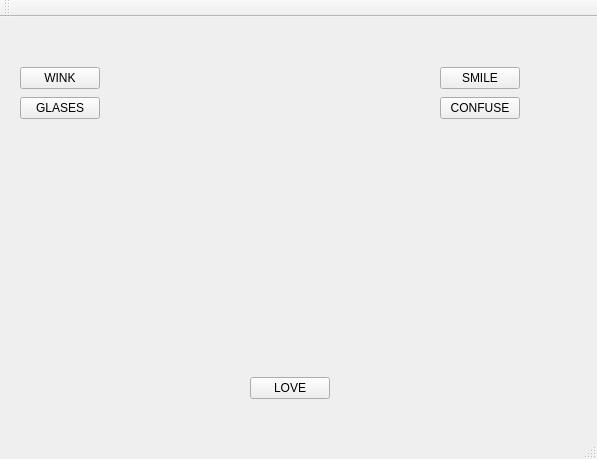
<?xml version="1.0" encoding="UTF-8"?>
<ui version="4.0">
 <class>MainWindow</class>
 <widget class="QMainWindow" name="MainWindow">
  <property name="geometry">
   <rect>
    <x>0</x>
    <y>0</y>
    <width>597</width>
    <height>459</height>
   </rect>
  </property>
  <property name="windowTitle">
   <string>MainWindow</string>
  </property>
  <widget class="QWidget" name="centralWidget">
   <widget class="QPushButton" name="SMILE">
    <property name="geometry">
     <rect>
      <x>440</x>
      <y>50</y>
      <width>80</width>
      <height>22</height>
     </rect>
    </property>
    <property name="text">
     <string>SMILE</string>
    </property>
   </widget>
   <widget class="QPushButton" name="CONFUSE">
    <property name="geometry">
     <rect>
      <x>440</x>
      <y>80</y>
      <width>80</width>
      <height>22</height>
     </rect>
    </property>
    <property name="text">
     <string>CONFUSE</string>
    </property>
   </widget>
   <widget class="QPushButton" name="LOVE">
    <property name="geometry">
     <rect>
      <x>250</x>
      <y>360</y>
      <width>80</width>
      <height>22</height>
     </rect>
    </property>
    <property name="text">
     <string>LOVE</string>
    </property>
   </widget>
   <widget class="QPushButton" name="GLASSES">
    <property name="geometry">
     <rect>
      <x>20</x>
      <y>80</y>
      <width>80</width>
      <height>22</height>
     </rect>
    </property>
    <property name="text">
     <string>GLASES</string>
    </property>
   </widget>
   <widget class="QPushButton" name="WINK">
    <property name="geometry">
     <rect>
      <x>20</x>
      <y>50</y>
      <width>80</width>
      <height>22</height>
     </rect>
    </property>
    <property name="toolTip">
     <string>&lt;html&gt;&lt;head/&gt;&lt;body&gt;&lt;p align=&quot;center&quot;&gt;&lt;span style=&quot; color:#ffff00;&quot;&gt;WINK&lt;/span&gt;&lt;/p&gt;&lt;/body&gt;&lt;/html&gt;</string>
    </property>
    <property name="text">
     <string>WINK</string>
    </property>
   </widget>
   <widget class="QLabel" name="label">
    <property name="geometry">
     <rect>
      <x>160</x>
      <y>20</y>
      <width>261</width>
      <height>331</height>
     </rect>
    </property>
    <property name="text">
     <string/>
    </property>
    <property name="pixmap">
     <pixmap resource="emot/emoticon.qrc">:/new/prefix1/dog_emoji_bloodhound_square_sticker-r9f37dfb760214b5ebc9c3a1e73df2045_v9i40_8byvr_307.jpg</pixmap>
    </property>
   </widget>
  </widget>
  <widget class="QMenuBar" name="menuBar">
   <property name="geometry">
    <rect>
     <x>0</x>
     <y>0</y>
     <width>597</width>
     <height>19</height>
    </rect>
   </property>
  </widget>
  <widget class="QToolBar" name="mainToolBar">
   <attribute name="toolBarArea">
    <enum>TopToolBarArea</enum>
   </attribute>
   <attribute name="toolBarBreak">
    <bool>false</bool>
   </attribute>
  </widget>
  <widget class="QStatusBar" name="statusBar"/>
 </widget>
 <layoutdefault spacing="6" margin="11"/>
 <resources>
  <include location="emot/emoticon.qrc"/>
 </resources>
 <connections/>
</ui>
